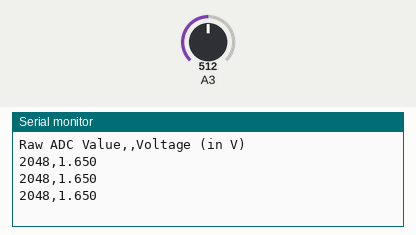
This sketch was run on a simulated Arduino Zero (SAMD21). Shown: the last lines printed to the serial monitor. The inputs (shaded band) are chosen by the test bench; at power-on: A3 = 512 (analog values on the 0–1023 scale).

Above: at 1.3 s.
1.4 s: A3 set to 716
At 1.9 s:
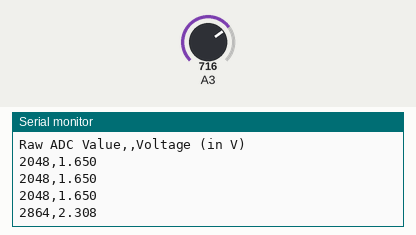
2.9 s: A3 set to 900
At 3.4 s:
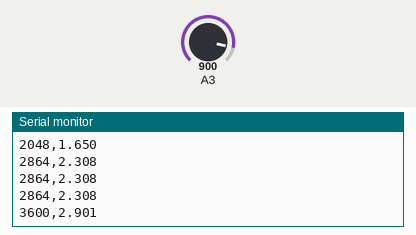
Timing chart, 0 to 5.9 s (numbered marks = the images above; inputs shaded):
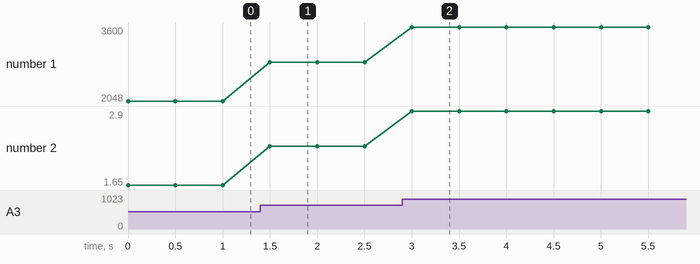

The sketch:

muon.ino
```cpp
#define SENSOR_PIN 3  // ADC-capable pin (e.g., GPIO34, 35, 32, etc.)

void setup() {
  Serial.begin(115200);      // Start serial communication
  analogReadResolution(12);  // Set ADC resolution: 12 bits = 0-4095

  Serial.print("Raw ADC Value,");
  Serial.println(",Voltage (in V)");
}

void loop() {
  int rawValue = analogRead(SENSOR_PIN);  // Read raw ADC value
  float voltage = (rawValue / 4095.0) * 3.3;  // Convert to voltage (assuming 3.3V reference)


  Serial.print(rawValue);
  Serial.print(",");
  Serial.println(voltage, 3);  // Print voltage with 3 decimal places

  delay(500);  // Delay for readability
}
```

Measured:
- after the input at 1.4 s, the serial monitor: prints a new line after 0.10 s (image 1)
- after the input at 2.9 s, the serial monitor: prints a new line after 0.10 s (image 2)
- plotted number 1: 2048 → 2864 after the input at 1.4 s, 2864 → 3600 after the input at 2.9 s
- plotted number 2: 1.65 → 2.31 after the input at 1.4 s, 2.31 → 2.9 after the input at 2.9 s
